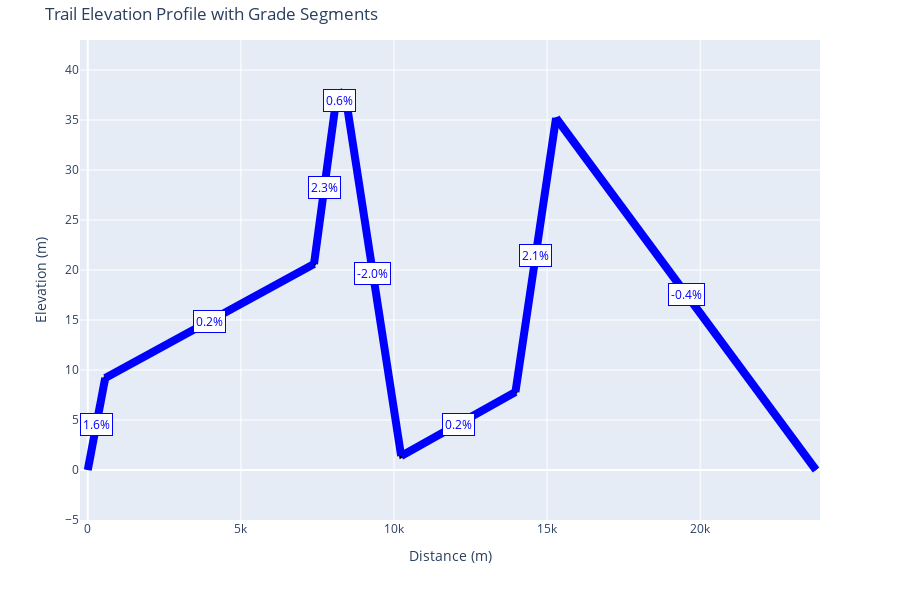

Notebook source saved alongside this figure:
### Code cell
plot_elevation_profile(cut_segment(df_parquet['altitude_profile'].iloc[1], df_parquet['distance_profile'].iloc[1], df_parquet['coordinates'].iloc[1]))

### Figure 1 — Plotly figure (JSON) as saved in the notebook; plotly's stock layout.template omitted (floating-point values rounded to 4 significant figures)
{"data": [{"hoverinfo": "text", "line": {"color": "black", "width": 4}, "mode": "lines", "name": "Elevation", "text": ["Start: 0.0m<br>Grade: 1.6%<br>Type: flat<br>Elev Δ: 9.2m<br>Max: 7.6%<br>Min: 0.0%", "", "Start: 569.9m<br>Grade: 0.2%<br>Type: flat<br>Elev Δ: 11.4m<br>Max: 4.8%<br>Min: -3.6%", "", "Start: 7387.9m<br>Grade: 2.3%<br>Type: flat<br>Elev Δ: 15.4m<br>Max: 4.2%<br>Min: 1.1%", "", "Start: 8067.1m<br>Grade: 0.6%<br>Type: flat<br>Elev Δ: 2.0m<br>Max: 3.5%<br>Min: 1.2%", "", "Start: 8386.3m<br>Grade: -2.0%<br>Type: flat<br>Elev Δ: -36.6m<br>Max: 0.9%<br>Min: -4.0%", "", "Start: 10233.7m<br>Grade: 0.2%<br>Type: flat<br>Elev Δ: 6.4m<br>Max: 1.8%<br>Min: -2.6%", "", "Start: 13966.6m<br>Grade: 2.1%<br>Type: flat<br>Elev Δ: 27.4m<br>Max: 3.7%<br>Min: 1.3%", "", "Start: 15291.8m<br>Grade: -0.4%<br>Type: flat<br>Elev Δ: -35.2m<br>Max: 4.1%<br>Min: -3.7%", ""], "type": "scatter", "x": [0, 569.9, 569.9, 7388.0, 7388.0, 8067.0, 8067.0, 8386.0, 8386.0, 10230.0, 10230.0, 13970.0, 13970.0, 15290.0, 15290.0, 23780.0], "y": [0, 9.2, 9.2, 20.6, 20.6, 36, 36, 38, 38, 1.4, 1.4, 7.8, 7.8, 35.2, 35.2, -7.105e-15]}], "layout": {"annotations": [{"bgcolor": "white", "bordercolor": "blue", "borderpad": 2, "borderwidth": 1, "font": {"color": "blue", "size": 12}, "showarrow": false, "text": "1.6%", "x": 284.9, "y": 4.6}, {"bgcolor": "white", "bordercolor": "blue", "borderpad": 2, "borderwidth": 1, "font": {"color": "blue", "size": 12}, "showarrow": false, "text": "0.2%", "x": 3979.0, "y": 14.9}, {"bgcolor": "white", "bordercolor": "blue", "borderpad": 2, "borderwidth": 1, "font": {"color": "blue", "size": 12}, "showarrow": false, "text": "2.3%", "x": 7728.0, "y": 28.3}, {"bgcolor": "white", "bordercolor": "blue", "borderpad": 2, "borderwidth": 1, "font": {"color": "blue", "size": 12}, "showarrow": false, "text": "0.6%", "x": 8227.0, "y": 37}, {"bgcolor": "white", "bordercolor": "blue", "borderpad": 2, "borderwidth": 1, "font": {"color": "blue", "size": 12}, "showarrow": false, "text": "-2.0%", "x": 9310, "y": 19.7}, {"bgcolor": "white", "bordercolor": "blue", "borderpad": 2, "borderwidth": 1, "font": {"color": "blue", "size": 12}, "showarrow": false, "text": "0.2%", "x": 12100.0, "y": 4.6}, {"bgcolor": "white", "bordercolor": "blue", "borderpad": 2, "borderwidth": 1, "font": {"color": "blue", "size": 12}, "showarrow": false, "text": "2.1%", "x": 14630.0, "y": 21.5}, {"bgcolor": "white", "bordercolor": "blue", "borderpad": 2, "borderwidth": 1, "font": {"color": "blue", "size": 12}, "showarrow": false, "text": "-0.4%", "x": 19540.0, "y": 17.6}], "height": 600, "hovermode": "x unified", "legend": {"orientation": "h", "x": 1, "xanchor": "right", "y": 1.02, "yanchor": "bottom"}, "margin": {"t": 40}, "shapes": [{"line": {"color": "blue", "dash": "solid", "width": 8}, "type": "line", "x0": 0, "x1": 569.9, "y0": 0, "y1": 9.2}, {"line": {"color": "blue", "dash": "solid", "width": 8}, "type": "line", "x0": 569.9, "x1": 7388.0, "y0": 9.2, "y1": 20.6}, {"line": {"color": "blue", "dash": "solid", "width": 8}, "type": "line", "x0": 7388.0, "x1": 8067.0, "y0": 20.6, "y1": 36}, {"line": {"color": "blue", "dash": "solid", "width": 8}, "type": "line", "x0": 8067.0, "x1": 8386.0, "y0": 36, "y1": 38}, {"line": {"color": "blue", "dash": "solid", "width": 8}, "type": "line", "x0": 8386.0, "x1": 10230.0, "y0": 38, "y1": 1.4}, {"line": {"color": "blue", "dash": "solid", "width": 8}, "type": "line", "x0": 10230.0, "x1": 13970.0, "y0": 1.4, "y1": 7.8}, {"line": {"color": "blue", "dash": "solid", "width": 8}, "type": "line", "x0": 13970.0, "x1": 15290.0, "y0": 7.8, "y1": 35.2}, {"line": {"color": "blue", "dash": "solid", "width": 8}, "type": "line", "x0": 15290.0, "x1": 23780.0, "y0": 35.2, "y1": -7.105e-15}], "title": {"text": "Trail Elevation Profile with Grade Segments"}, "xaxis": {"title": {"text": "Distance (m)"}}, "yaxis": {"range": [-5.0, 43], "title": {"text": "Elevation (m)"}}}}
